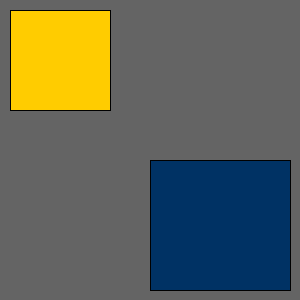
Frame 1 (no input)
Frame 60 (the mouse pressed at the canvas centre just before this capture): identical to frame 1, image omitted
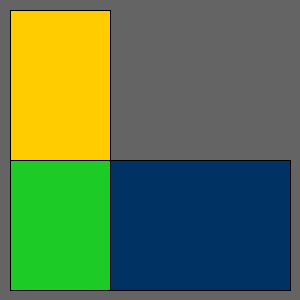
Frame 120 (the mouse held since frame 60 and released just before this capture)

The Processing sketch that drew these frames (run headless with seeded random() and noise(); from frame 60 on, the mouse is pressed at the canvas centre):

// Processing sketch: processing_36356
// ── processing_36356.pde

//Figure, Ground, Field Relationships

void setup() {
  size(300, 300);	
  //move mouse to left to see figure/ground without field.
  //move mouse to right to see field extended down from top figure and field from bottom figure extended to the left.
}

void draw() {
  background(100);  
  if (mouseX < width/2) { 
    fill(0, 50, 100);//blue figure
    rect(150, 160, 140, 130);
    fill(255, 204, 0);//yellow figure
    rect(10, 10, 100, 100);
  }
  else {	
    background(100);
    fill(255, 204, 0); //vertical figure/field
    rect(10, 10, 100, 150); 
    fill(0, 50, 100); //horizontal figure/field
    rect(10, 160, 280, 130);
    fill(29, 203, 39);
    rect(10, 160, 100, 130);
  }
}
